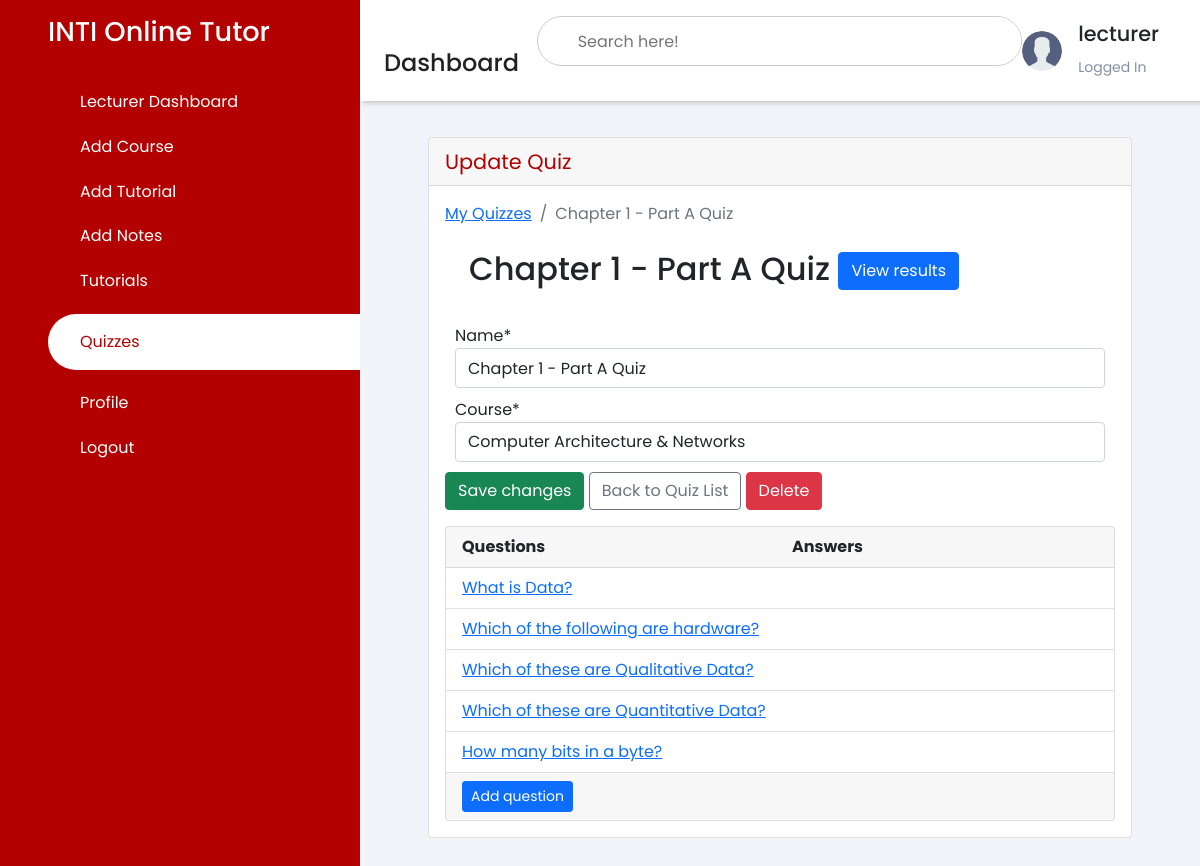
The app's page /update_quiz/11/ (signed in), older data.
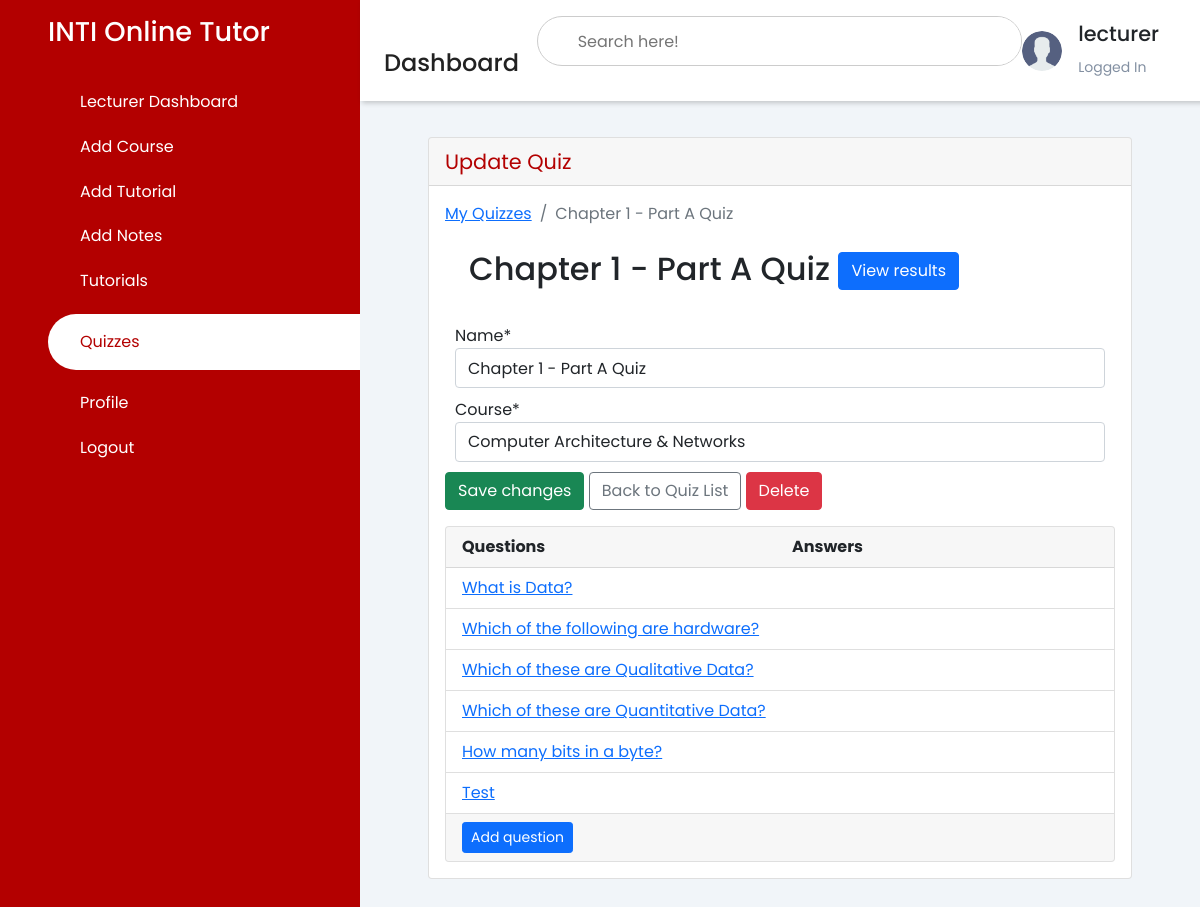
The same page, newer data.
### pages/models.py (models this page shows, shortened)
class Question(models.Model):
    quiz = models.ForeignKey(Quiz, on_delete=models.CASCADE, related_name='questions')
    text = models.CharField('Question', max_length=255)

### pages/views.py (the view, shortened to what this page needs)
# urls.py: path('update_quiz/<int:pk>/', UpdateQuizView.as_view(), name='update_quiz'),
class UpdateQuizView(UpdateView):
    model = Quiz
    fields = ('name', 'course')
    template_name = 'dashboard/lecturer/update_quiz.html'
    def get_context_data(self, **kwargs):
        kwargs['questions'] = self.get_object().questions.annotate(answers_count=Count('answers'))
        return super().get_context_data(**kwargs)
    def get_queryset(self):
        return self.request.user.quizzes.all()

### pages/models.py (called while the page is built)
    def __str__(self):
        return self.name

### templates/dashboard/lecturer/update_quiz.html (shortened to what the changed rows need)
<!DOCTYPE html>
<html lang="en">
<head>
    {% load static %}
    {% load crispy_forms_tags %}
    <link rel="stylesheet" href="https://maxst.icons8.com/vue-static/landings/line-awesome/line-awesome/1.3.0/css/line-awesome.min.css">
    <link rel="stylesheet" href="https://maxst.icons8.com/vue-static/landings/line-awesome/font-awesome-line-awesome/css/all.min.css">
    <link href="https://cdn.jsdelivr.net/npm/bootstrap@5.1.3/dist/css/bootstrap.min.css" rel="stylesheet">
    <link rel="stylesheet" href="{% static 'css/style.css' %}">
</head>
<body>
    <div class="sidebar">
        <div class="sidebar-brand">
            <h2>INTI Online Tutor</h2>
        </div>
    </div>
    <div class="main-content">
        <header>
            <div class="header-title">
                <h2>
                    <label for="">
                    <span class="las la-bars"></span>
                </label>
                    Dashboard
                </h2>
            </div>
        </header>
        <main>
            <div class="container-fluid">
        <div class="row">
          <div class="col-12 mb-3">
          <div class="col-12 mb-3">
                <div id="content-wrapper">
        <div class="container-fluid">
            <div class="card mb-3">
                <div class="card-body">
              <div class="col-sm-12">
              <h2 class="m-4">
                {{ quiz.name }}
                <a href="{% url 'quiz_results' quiz.pk %}" class="btn btn-primary float-right">View results</a>
              </h2>
                   <div class="card">
                <div class="list-group list-group-flush list-group-formset">
                  {% for question in questions %}
                    <div class="list-group-item">
                      <div class="row">
                        <div class="col-10">
                          <a href="{% url 'update_questions' quiz.pk question.pk %}">{{ question.text }}</a>
                        </div>
                      </div>
                    </div>
                  {% empty %}
                    <div class="list-group-item text-center">
                      <p class="text-muted font-italic mb-0">You haven't created any questions yet. Go ahead and <a href="{% url 'add_question' quiz.pk %}">add the first question</a>.</p>
                    </div>
                  {% endfor %}
                </div>
              </div>
                </div>
              </div>
                    </div>
                </div>
                            </div>
                        </div>
                    </div>
                </div>
        </main>
    </div>
</body>
</html>

Row changes from the older to the newer data that the page shows:
added Question: text "Test"
